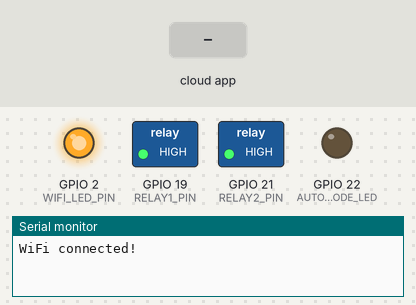
Bench run of a sketch on a simulated ESP32. Shown: switched loads named in the sketch (green lamp = pin HIGH), output pins drawn as LEDs (lit = HIGH), the last lines printed to the serial monitor. The inputs (shaded band) are chosen by the test bench. WiFi joins after 1.5 s; servers stay silent unless stated; EEPROM starts erased.

Above: at 2.7 s.
2.8 s: the phone or cloud app sets 6890c55fedeca866fe994705 to 1
At 3.7 s:
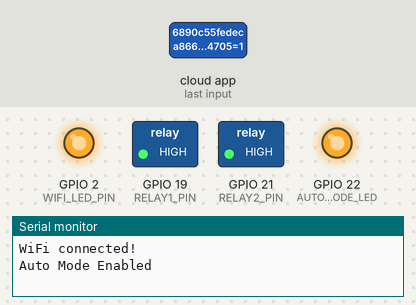
4.3 s: the phone or cloud app sets 6889cacbedeca866fe96e2ee to 0
At 4.8 s:
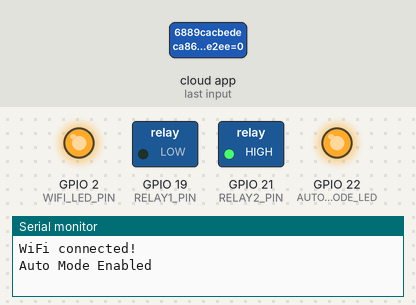
5.8 s: the phone or cloud app sets 6889caffddd2551252ba8a70 to 0
At 8.2 s:
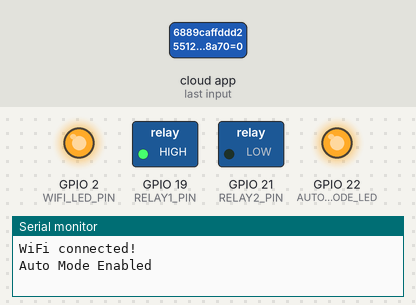
8.8 s: the phone or cloud app sets 6889caffddd2551252ba8a70 to 1
At 11.5 s:
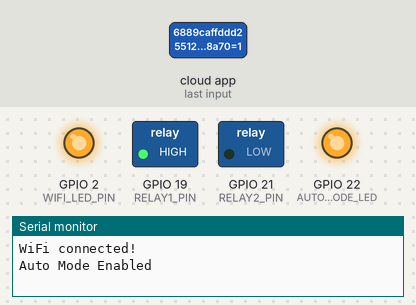
11.8 s: the phone or cloud app sets 6890c55fedeca866fe994705 to 0
At 14.1 s:
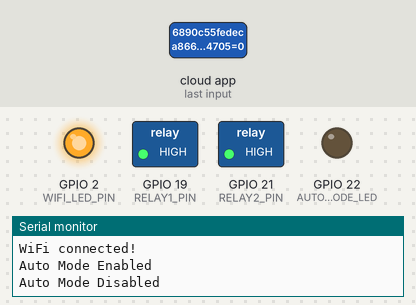
14.8 s: the phone or cloud app sets 6889cacbedeca866fe96e2ee to 1
At 15.2 s:
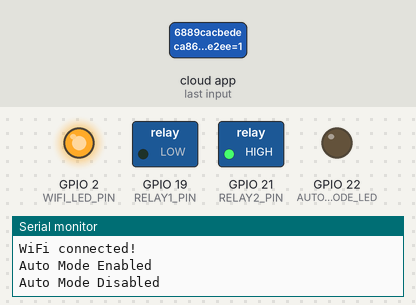
Timing chart, 0 to 19.3 s (numbered marks = the images above; inputs shaded):
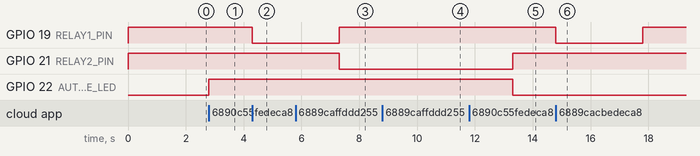

Measured:
- after the input at 2.8 s, GPIO 22 (AUTO_MODE_LED): LOW → HIGH at once
- after the input at 4.3 s, GPIO 19 (RELAY1_PIN): HIGH → LOW at once
- after the input at 5.8 s, GPIO 21 (RELAY2_PIN): HIGH → LOW after 1.5 s
- after the input at 8.8 s, GPIO 21 (RELAY2_PIN): stays LOW (without the input it goes to HIGH after 1.5 s)
- after the input at 11.8 s, GPIO 22 (AUTO_MODE_LED): HIGH → LOW after 1.5 s
- after the input at 14.8 s, GPIO 19 (RELAY1_PIN): HIGH → LOW at once, → HIGH 3.0 s later

The sketch:

SINRIC_PUMP_OTA_AUTOMODE_CODE_OK_TESTED.ino
```cpp
/******** Sinric Pro Momentary Relay Control + Auto Mode + WiFiManager + 30s Delay ********/

#include <WiFiManager.h>
#include <SinricPro.h>
#include <SinricProSwitch.h>
#include <Preferences.h>

// Sinric Pro credentials
#define APP_KEY       "c7303938-59fa-4ad2-a3de-e62d9bae9cec"
#define APP_SECRET    "c41c8855-b93b-496c-bf27-43f0f72c2dc8-4e754444-82cd-4acb-bb2c-c9cfe22b9b13"
#define DEVICE_ID_1   "6889cacbedeca866fe96e2ee"
#define DEVICE_ID_2   "6889caffddd2551252ba8a70"
#define DEVICE_ID_3   "6890c55fedeca866fe994705"

// Relay pins (active LOW)
#define RELAY1_PIN    19
#define RELAY2_PIN    21
#define AUTO_MODE_LED 22

// WiFi indicator LED
#define WIFI_LED_PIN  2

#define PULSE_TIME    3000  // milliseconds
#define AUTO_DELAY    30000 // 30 seconds

unsigned long bootTime = 0;
Preferences preferences;
bool autoMode = false;

// ========== Relay Setup and Control ==========
void setupRelay(int pin) {
  pinMode(pin, OUTPUT);
  digitalWrite(pin, HIGH); // OFF for active-low relay
}

void pulseRelay(int pin, int time = PULSE_TIME) {
  digitalWrite(pin, LOW);
  delay(time);
  digitalWrite(pin, HIGH);
}

// ========== EEPROM Restore ==========
void restoreAutoMode() {
  preferences.begin("settings", false);
  autoMode = preferences.getBool("autoMode", false);
  preferences.end();

  digitalWrite(AUTO_MODE_LED, autoMode ? HIGH : LOW);

  if (autoMode) {
    Serial.println("Auto Mode ON: Waiting 30s to trigger Relay1 on boot");
    delay(AUTO_DELAY);  // Wait 30 seconds
    pulseRelay(RELAY1_PIN);
  }
}

// ========== Sinric Pro Handler ==========
bool onPowerState(const String &deviceId, bool &state) {
  if (deviceId == DEVICE_ID_1) {
    pulseRelay(RELAY1_PIN);
  } else if (deviceId == DEVICE_ID_2) {
    pulseRelay(RELAY2_PIN);
  } else if (deviceId == DEVICE_ID_3) {
    autoMode = state;
    preferences.begin("settings", false);
    preferences.putBool("autoMode", autoMode);
    preferences.end();
    digitalWrite(AUTO_MODE_LED, autoMode ? HIGH : LOW);
    Serial.printf("Auto Mode %s\n", autoMode ? "Enabled" : "Disabled");
  }
  return true;
}

void setupSinricPro() {
  SinricProSwitch &sw1 = SinricPro[DEVICE_ID_1];
  SinricProSwitch &sw2 = SinricPro[DEVICE_ID_2];
  SinricProSwitch &sw3 = SinricPro[DEVICE_ID_3];

  sw1.onPowerState(onPowerState);
  sw2.onPowerState(onPowerState);
  sw3.onPowerState(onPowerState);

  SinricPro.restoreDeviceStates(false);
  SinricPro.begin(APP_KEY, APP_SECRET);
}

// ========== Setup ==========
void setup() {
  Serial.begin(115200);
  bootTime = millis();

  pinMode(WIFI_LED_PIN, OUTPUT);
  digitalWrite(WIFI_LED_PIN, LOW);

  setupRelay(RELAY1_PIN);
  setupRelay(RELAY2_PIN);
  pinMode(AUTO_MODE_LED, OUTPUT);
  digitalWrite(AUTO_MODE_LED, LOW);

  // WiFiManager for WiFi setup
  WiFiManager wm;
  bool res = wm.autoConnect("Pump-Setup", "12345678");
  if (!res) {
    Serial.println("Failed to connect.");
    ESP.restart();
  }
  Serial.println("WiFi connected!");
  WiFi.setAutoReconnect(true);
  digitalWrite(WIFI_LED_PIN, HIGH);

  restoreAutoMode();
  setupSinricPro();
}

// ========== Loop ==========
void loop() {
  if (WiFi.status() == WL_CONNECTED) {
    digitalWrite(WIFI_LED_PIN, HIGH);
    SinricPro.handle();
  } else {
    digitalWrite(WIFI_LED_PIN, LOW);

    // Try reconnecting every 10 seconds
    static unsigned long lastAttemptTime = 0;
    if (millis() - lastAttemptTime > 10000) {
      Serial.println("WiFi lost. Attempting reconnect...");
      WiFi.begin();
      lastAttemptTime = millis();
    }
  }
}
```
